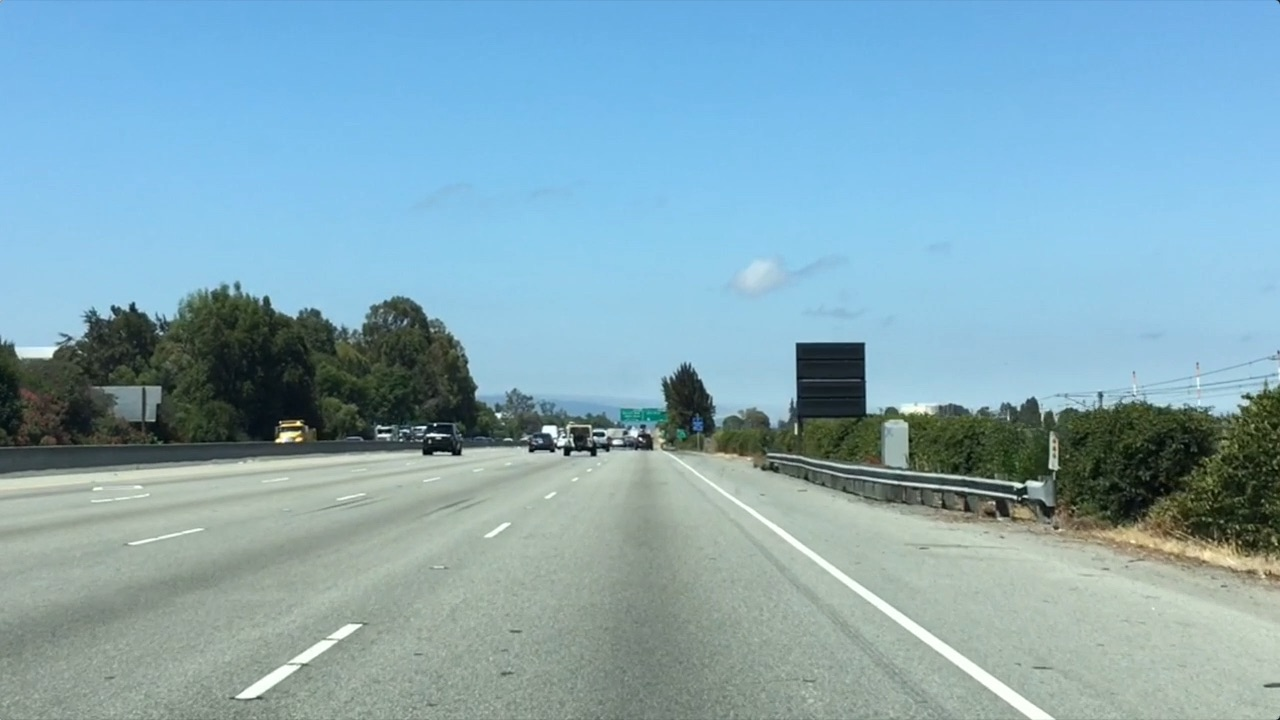
#> input picture Detecting Lane using OpenCV/Image Testing Modules/test.jpg, 1280 x 720 px
$ python 'Canny Edges.py'
#> lines starting #> are read from the running program, lines starting #| are printed output that depends on the picture; after the words box and inside, x2 and y2 are one past the last pixel; in counts of white or black regions, pixels touching at a corner belong together
# -*- coding: utf-8 -*-
"""
Created on Tue Dec 13 22:47:14 2016

@author: hb070
"""
# Do all the relevant imports
from matplotlib import pyplot as plt
from matplotlib import image as mpimg
import numpy as np
import cv2
import os

# Read in the image and convert to grayscale
# Note: in the previous example we were reading a .jpg
# Here we read a .png and convert to 0,255 bytescale
image = (mpimg.imread('test.jpg')).astype('uint8')
#> image is the input picture: shape (720, 1280, 3); mean R, G, B 132, 168.5, 182.1

img = image

gray = cv2.cvtColor(image,cv2.COLOR_RGB2GRAY)
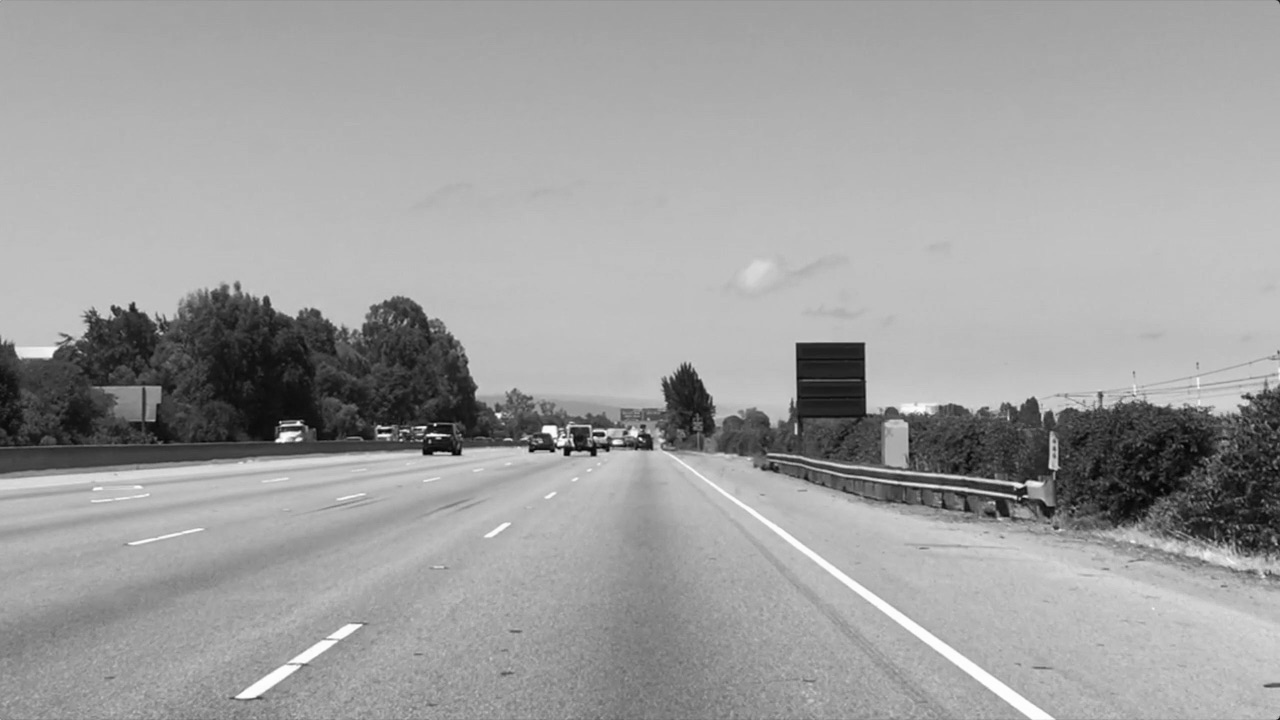
#> gray: shape (720, 1280); min 3, max 254, mean 159.1

# Define a kernel size for Gaussian smoothing / blurring
kernel_size = 5 # Must be an odd number (3, 5, 7...)
blur_gray = cv2.GaussianBlur(gray,(kernel_size, kernel_size),0)

# Define our parameters for Canny and run it
low_threshold = 50
high_threshold = 250
edges = cv2.Canny(blur_gray, low_threshold, high_threshold)
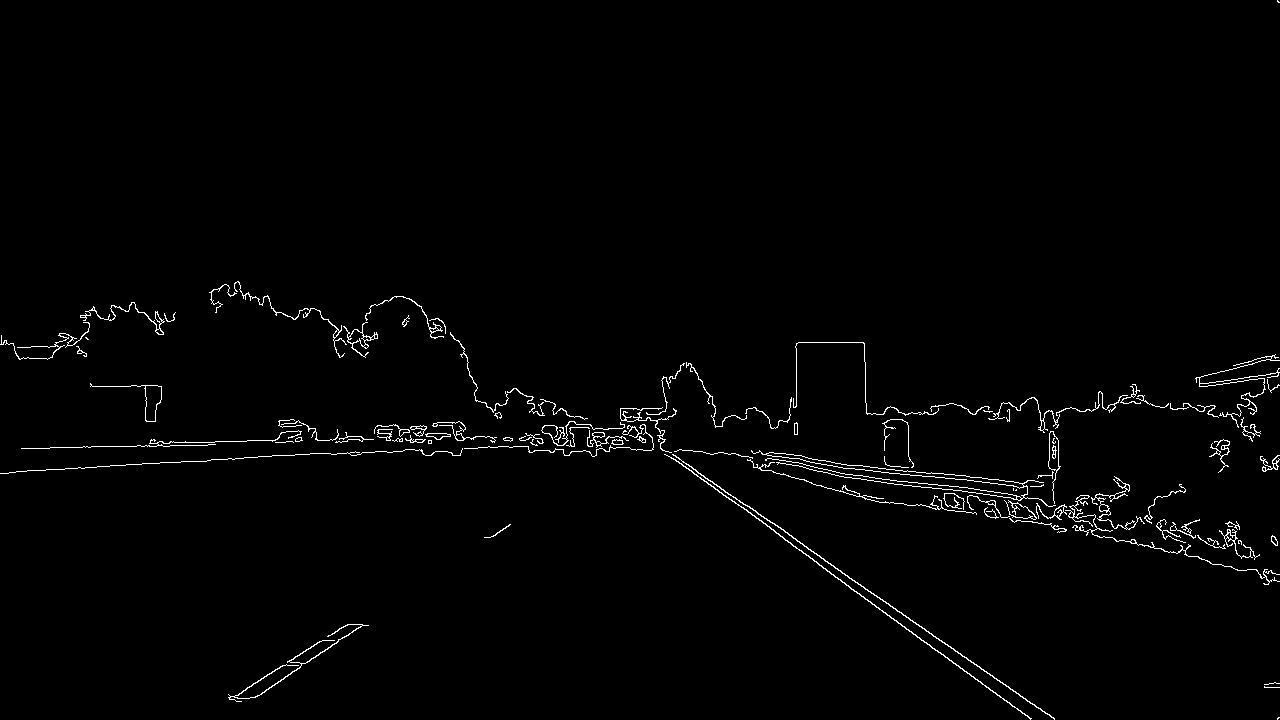
#> edges: shape (720, 1280); 1.4% white in thin lines or dots

# Display the image
plt.imshow(image)
plt.imshow(edges, cmap='Greys_r')
plt.show()
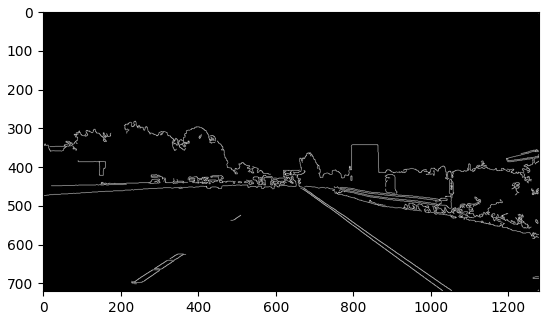
#> figure drawn by matplotlib, 1 panel

$ run again, with Detecting Lane using OpenCV/Image Testing Modules/1.jpg copied over Detecting Lane using OpenCV/Image Testing Modules/test.jpg
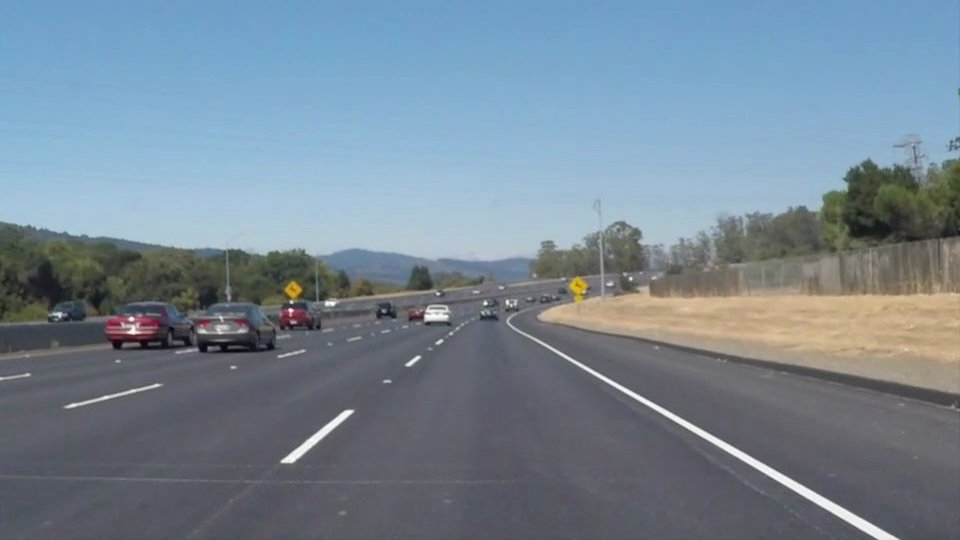
#> input picture Detecting Lane using OpenCV/Image Testing Modules/1.jpg, 960 x 540 px
#> image is the input picture: shape (540, 960, 3); mean R, G, B 118.5, 134.5, 148.1
#> `edges = cv2.Canny(blur_gray, low_threshold, high_threshold)`:
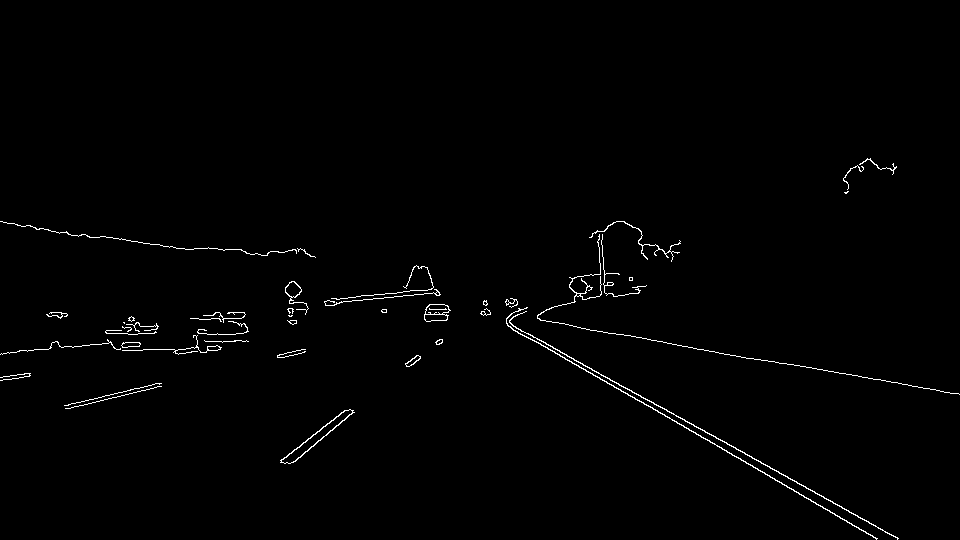
#> edges: shape (540, 960); 0.97% white in thin lines or dots, all inside (x1, y1, x2, y2) = (0, 158, 960, 540)
#> `plt.show()`:
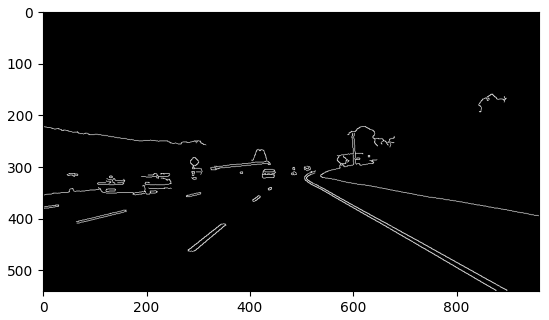
#> figure drawn by matplotlib, 1 panel

$ run again, with Detecting Lane using OpenCV/Image Testing Modules/2.jpg copied over Detecting Lane using OpenCV/Image Testing Modules/test.jpg
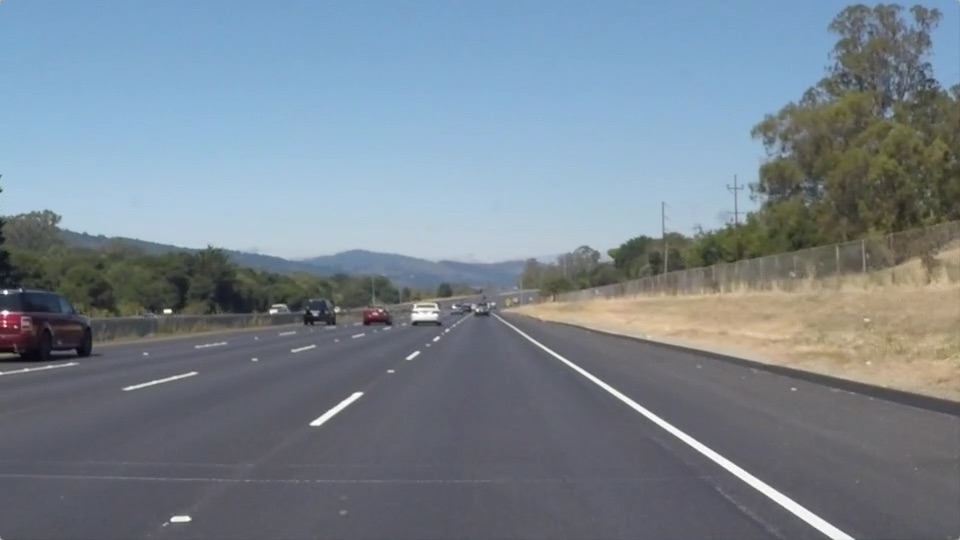
#> input picture Detecting Lane using OpenCV/Image Testing Modules/2.jpg, 960 x 540 px
#> image is the input picture: shape (540, 960, 3); mean R, G, B 120.3, 132.6, 143.7
#> `edges = cv2.Canny(blur_gray, low_threshold, high_threshold)`:
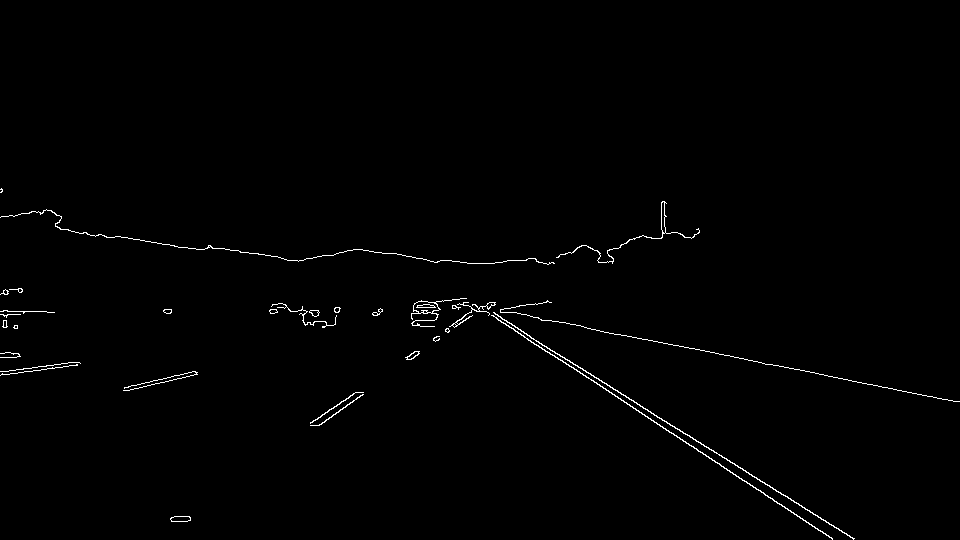
#> edges: shape (540, 960); 0.79% white in thin lines or dots, all inside (x1, y1, x2, y2) = (0, 188, 960, 540)
#> `plt.show()`:
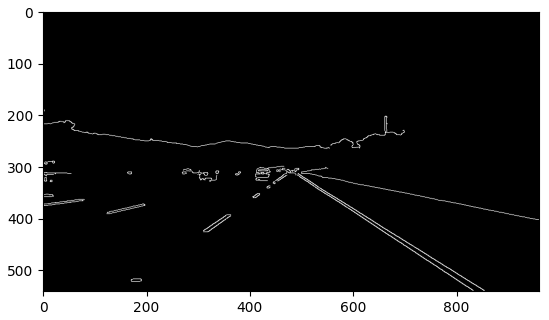
#> figure drawn by matplotlib, 1 panel

$ run again, with Detecting Lane using OpenCV/Image Testing Modules/3.jpg copied over Detecting Lane using OpenCV/Image Testing Modules/test.jpg
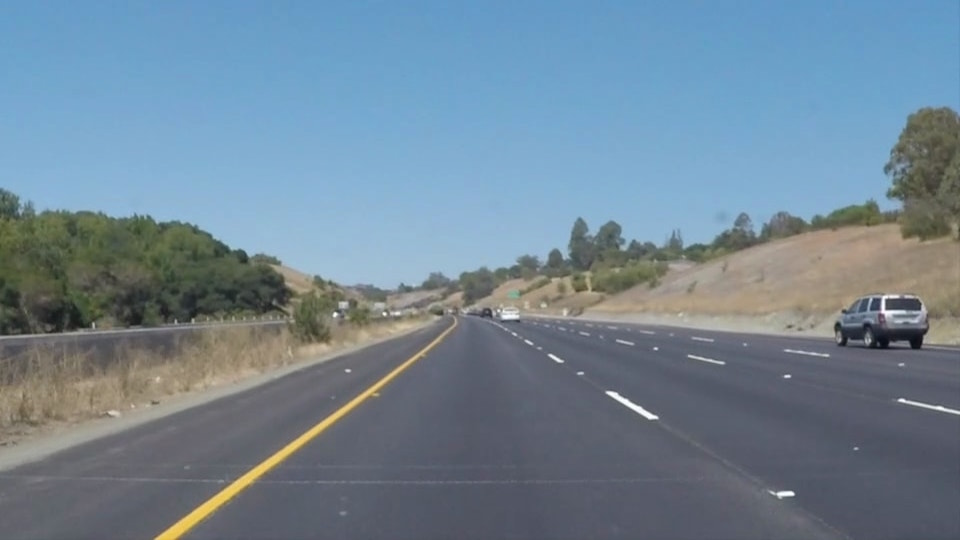
#> input picture Detecting Lane using OpenCV/Image Testing Modules/3.jpg, 960 x 540 px
#> image is the input picture: shape (540, 960, 3); mean R, G, B 113, 133.4, 149
#> `edges = cv2.Canny(blur_gray, low_threshold, high_threshold)`:
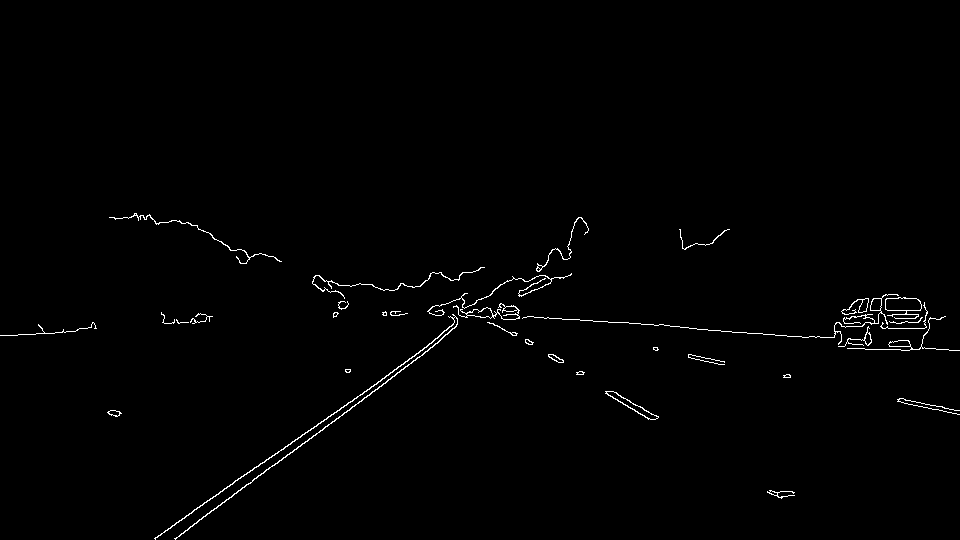
#> edges: shape (540, 960); 0.9% white in thin lines or dots, all inside (x1, y1, x2, y2) = (0, 213, 960, 540)
#> `plt.show()`:
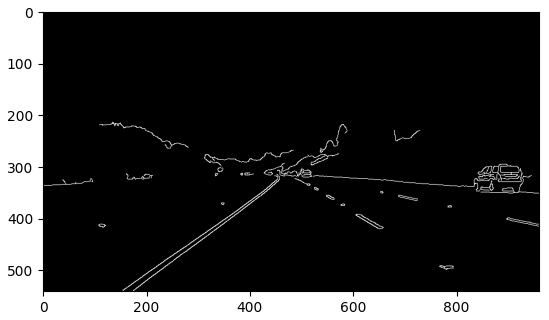
#> figure drawn by matplotlib, 1 panel
